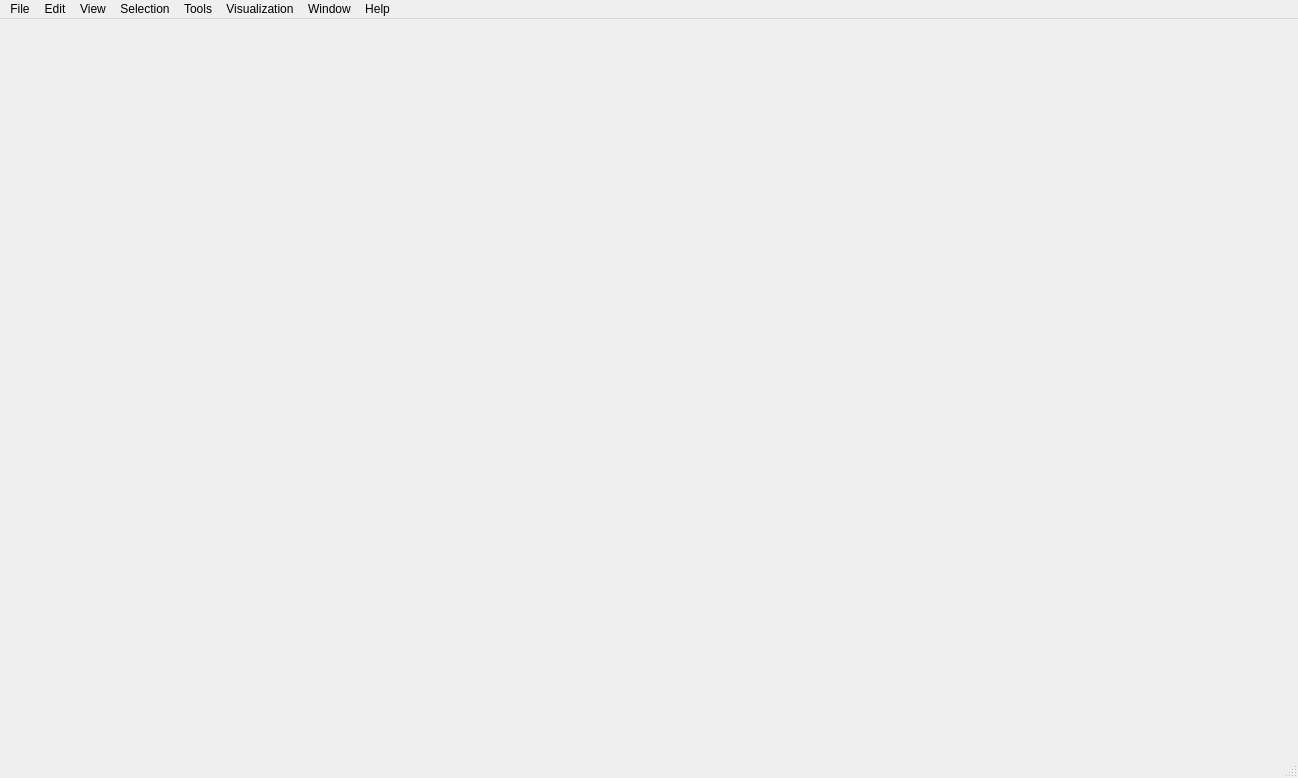
<?xml version="1.0" encoding="UTF-8"?>
<ui version="4.0">
 <class>MainWindow</class>
 <widget class="QMainWindow" name="MainWindow">
  <property name="geometry">
   <rect>
    <x>0</x>
    <y>0</y>
    <width>1298</width>
    <height>778</height>
   </rect>
  </property>
  <property name="acceptDrops">
   <bool>true</bool>
  </property>
  <property name="windowTitle">
   <string>3D Model Viewer</string>
  </property>
  <property name="windowIcon">
   <iconset resource="../ModelViewer.qrc">
    <normaloff>:/icons/res/logo.png</normaloff>:/icons/res/logo.png</iconset>
  </property>
  <widget class="QWidget" name="centralWidget">
   <layout class="QGridLayout" name="gridLayout"/>
  </widget>
  <widget class="QMenuBar" name="menuBar">
   <widget class="QMenu" name="menuFile">
    <property name="title">
     <string>File</string>
    </property>
    <addaction name="actionNew"/>
    <addaction name="actionOpen"/>
    <addaction name="actionImport"/>
    <addaction name="actionExport"/>
    <addaction name="actionExport3DPdf"/>
    <addaction name="actionPrint"/>
    <addaction name="actionPublishSheets"/>
    <addaction name="separator"/>
    <addaction name="actionSave"/>
    <addaction name="actionSave_As"/>
    <addaction name="separator"/>
    <addaction name="actionFileClose"/>
    <addaction name="actionExit"/>
    <addaction name="separator"/>
   </widget>
   <widget class="QMenu" name="menuHelp">
    <property name="title">
     <string>Help</string>
    </property>
    <addaction name="actionWhatsNew"/>
    <addaction name="actionQuick_Help"/>
    <addaction name="actionTutorial"/>
    <addaction name="actionUserGuide"/>
    <addaction name="separator"/>
    <addaction name="actionView_Logs"/>
    <addaction name="actionOpen_Logs_Folder"/>
    <addaction name="actionShow_Console"/>
    <addaction name="separator"/>
    <addaction name="actionAbout"/>
   </widget>
   <widget class="QMenu" name="menuWindows">
    <property name="title">
     <string>Window</string>
    </property>
    <addaction name="actionClose"/>
    <addaction name="actionClose_All"/>
    <addaction name="separator"/>
    <addaction name="actionCascade"/>
    <addaction name="actionTile"/>
    <addaction name="actionTile_Horizontally"/>
    <addaction name="actionTile_Vertically"/>
    <addaction name="separator"/>
    <addaction name="actionNext"/>
    <addaction name="actionPrevious"/>
    <addaction name="separator"/>
   </widget>
   <widget class="QMenu" name="menuEdit">
    <property name="title">
     <string>Edit</string>
    </property>
    <addaction name="actionUndo"/>
    <addaction name="actionRedo"/>
    <addaction name="separator"/>
    <addaction name="actionSettings"/>
   </widget>
   <widget class="QMenu" name="menuView">
    <property name="title"><string>View</string></property>
    <widget class="QMenu" name="menuViewNavigation"><property name="title"><string>Navigation</string></property>
    <addaction name="actionViewRotate"/>
    <addaction name="actionViewPan"/>
    <addaction name="actionViewZoom"/>
    </widget>
    <widget class="QMenu" name="menuViewStandardViews"><property name="title"><string>Standard Views</string></property>
    <addaction name="actionViewTop"/>
    <addaction name="actionViewBottom"/>
    <addaction name="actionViewFront"/>
    <addaction name="actionViewRear"/>
    <addaction name="actionViewLeft"/>
    <addaction name="actionViewRight"/>
    </widget>
    <widget class="QMenu" name="menuViewAxonometricViews"><property name="title"><string>Axonometric Views</string></property>
    <addaction name="actionViewIso"/>
    <addaction name="actionViewDimetric"/>
    <addaction name="actionViewTrimetric"/>
    <addaction name="separator"/>
    <addaction name="actionViewCornerSE"/>
    <addaction name="actionViewCornerNE"/>
    <addaction name="actionViewCornerNW"/>
    <addaction name="actionViewCornerSW"/>
    </widget>
    <widget class="QMenu" name="menuViewCamera"><property name="title"><string>Camera</string></property>
    <addaction name="actionViewOrbit"/>
    <addaction name="actionViewFly"/>
    <addaction name="actionViewFirstPerson"/>
    <addaction name="separator"/>
    <addaction name="actionViewZUp"/>
    <addaction name="actionViewYUp"/>
    </widget>
    <widget class="QMenu" name="menuViewProjection"><property name="title"><string>Projection</string></property>
    <addaction name="actionViewPerspective"/>
    <addaction name="actionViewOrtho"/>
    <addaction name="separator"/>
    <addaction name="actionViewCavalier"/>
    <addaction name="actionViewCabinet"/>
    </widget>
    <widget class="QMenu" name="menuViewDisplayMode"><property name="title"><string>Display Mode</string></property>
    <addaction name="actionViewShaded"/>
    <addaction name="actionViewHollow"/>
    <addaction name="actionViewMeshEdges"/>
    <addaction name="actionViewWireframe"/>
    <addaction name="actionViewShadedEdges"/>
    </widget>
    <widget class="QMenu" name="menuViewRenderingMode"><property name="title"><string>Rendering Mode</string></property>
    <addaction name="actionViewAds"/>
    <addaction name="actionViewPbr"/>
    <addaction name="actionViewRayTraced"/>
    </widget>
    <widget class="QMenu" name="menuViewShadingNormals"><property name="title"><string>Shading Normals</string></property>
    <addaction name="actionViewSmooth"/>
    <addaction name="actionViewFlat"/>
    </widget>
    <widget class="QMenu" name="menuViewDebugOverlays"><property name="title"><string>Debug Overlays</string></property>
    <addaction name="actionViewDebugEnabled"/>
    <addaction name="separator"/>
    <addaction name="actionViewBoundingBox"/>
    <addaction name="actionViewVertexNormals"/>
    <addaction name="actionViewFaceNormals"/>
    </widget>
    <widget class="QMenu" name="menuViewPanels"><property name="title"><string>Panels</string></property></widget>
    <addaction name="actionViewFit"/>
    <addaction name="actionViewWindowZoom"/>
    <addaction name="menuViewNavigation"/>
    <addaction name="menuViewStandardViews"/>
    <addaction name="menuViewAxonometricViews"/>
    <addaction name="menuViewCamera"/>
    <addaction name="menuViewProjection"/>
    <addaction name="actionViewMulti"/>
    <addaction name="separator"/>
    <addaction name="menuViewDisplayMode"/>
    <addaction name="menuViewRenderingMode"/>
    <addaction name="menuViewShadingNormals"/>
    <addaction name="actionViewRealistic"/>
    <addaction name="separator"/>
    <addaction name="actionViewClipping"/>
    <addaction name="actionViewExploded"/>
    <addaction name="actionViewTurntable"/>
    <addaction name="actionViewAxis"/>
    <addaction name="menuViewDebugOverlays"/>
    <addaction name="separator"/>
    <addaction name="menuViewPanels"/>
    <addaction name="actionViewPin"/>
   </widget>
   <widget class="QMenu" name="menuSelection">
    <property name="title">
     <string>Selection</string>
    </property>
    <addaction name="actionViewLasso"/>
    <addaction name="separator"/>
    <addaction name="actionFilterByMaterial"/>
    <addaction name="actionFilterByColor"/>
    <addaction name="actionFilterByBoundingBox"/>
    <addaction name="separator"/>
    <addaction name="actionViewSwap"/>
    <addaction name="separator"/>
    <addaction name="actionSaveSelectionSet"/>
    <addaction name="actionSaveSceneState"/>
   </widget>
   <widget class="QMenu" name="menuTools">
    <property name="title">
     <string>Tools</string>
    </property>
    <addaction name="actionMeasure"/>
    <addaction name="actionAnnotate"/>
    <addaction name="actionExportReport"/>
    <addaction name="actionBatchRenderViews"/>
    <addaction name="actionMassProperties"/>
    <addaction name="actionSurfaceAnalysis"/>
    <addaction name="separator"/>
    <addaction name="actionShrinkWrap"/>
    <addaction name="actionSubdivideSurface"/>
    <addaction name="actionReconstructSurface"/>
    <addaction name="actionRepairMesh"/>
    <addaction name="actionFillHoles"/>
    <addaction name="actionGenerateUVs"/>
    <addaction name="separator"/>
    <addaction name="actionPurgeRedundantNodes"/>
   </widget>
   <widget class="QMenu" name="menuSimulation">
     <property name="icon">
      <iconset resource="../ModelViewer.qrc">
       <normaloff>:/icons/res/surface_analysis.png</normaloff>:/icons/res/surface_analysis.png</iconset>
     </property>
    <property name="title">
     <string>Simulation Results</string>
    </property>
    <addaction name="actionOpenSimulationResult"/>
    <addaction name="separator"/>
    <addaction name="actionSimulationCompare"/>
   </widget>
   <widget class="QMenu" name="menuVisualization">
    <property name="title">
     <string>Visualization</string>
    </property>
    <addaction name="actionRayTracing"/>
    <addaction name="actionAdd3DPlot"/>
    <addaction name="menuSimulation"/>
    <addaction name="actionVisualizationSeparator"/>
    <addaction name="actionTextureDebugger"/>
   </widget>
   <addaction name="menuFile"/>
   <addaction name="menuEdit"/>
   <addaction name="menuView"/>
   <addaction name="menuSelection"/>
   <addaction name="menuTools"/>
   <addaction name="menuVisualization"/>
   <addaction name="menuWindows"/>
   <addaction name="menuHelp"/>
  </widget>
  <widget class="QStatusBar" name="statusBar"/>
  <action name="actionExit">
   <property name="icon">
    <iconset resource="../ModelViewer.qrc">
     <normaloff>:/icons/res/exit.png</normaloff>:/icons/res/exit.png</iconset>
   </property>
   <property name="text">
    <string>Exit</string>
   </property>
   <property name="statusTip">
    <string>Exit the application</string>
   </property>
  </action>
  <action name="actionAbout">
   <property name="icon">
    <iconset resource="../ModelViewer.qrc">
     <normaloff>:/icons/res/about.png</normaloff>:/icons/res/about.png</iconset>
   </property>
   <property name="text">
    <string>About</string>
   </property>
   <property name="statusTip">
    <string>About the application</string>
   </property>
  </action>
  <action name="actionViewFit">
   <property name="text"><string>Fit All</string></property>
   <property name="icon"><iconset resource="../ModelViewer.qrc"><normaloff>:/icons/res/fit-all.png</normaloff>:/icons/res/fit-all.png</iconset></property>
  </action>
  <action name="actionViewWindowZoom">
   <property name="text"><string>Window Zoom</string></property>
   <property name="icon"><iconset resource="../ModelViewer.qrc"><normaloff>:/icons/res/window-zoom.png</normaloff>:/icons/res/window-zoom.png</iconset></property>
  </action>
  <action name="actionViewMulti">
   <property name="checkable"><bool>true</bool></property>
   <property name="text"><string>Multi-View</string></property>
   <property name="icon"><iconset resource="../ModelViewer.qrc"><normaloff>:/icons/res/multiview.png</normaloff>:/icons/res/multiview.png</iconset></property>
  </action>
  <action name="actionViewRealistic">
   <property name="checkable"><bool>true</bool></property>
   <property name="text"><string>Realistic Rendering</string></property>
   <property name="icon"><iconset resource="../ModelViewer.qrc"><normaloff>:/icons/res/realshaded.png</normaloff>:/icons/res/realshaded.png</iconset></property>
  </action>
  <action name="actionViewClipping">
   <property name="checkable"><bool>true</bool></property>
   <property name="text"><string>Clipping Planes</string></property>
   <property name="icon"><iconset resource="../ModelViewer.qrc"><normaloff>:/icons/res/section.png</normaloff>:/icons/res/section.png</iconset></property>
  </action>
  <action name="actionViewExploded">
   <property name="checkable"><bool>true</bool></property>
   <property name="text"><string>Exploded View</string></property>
   <property name="icon"><iconset resource="../ModelViewer.qrc"><normaloff>:/icons/res/exploded_view.png</normaloff>:/icons/res/exploded_view.png</iconset></property>
  </action>
  <action name="actionViewTurntable">
   <property name="checkable"><bool>true</bool></property>
   <property name="text"><string>Turntable</string></property>
   <property name="icon"><iconset resource="../ModelViewer.qrc"><normaloff>:/icons/res/camera_orbit_anim.png</normaloff>:/icons/res/camera_orbit_anim.png</iconset></property>
  </action>
  <action name="actionViewAxis">
   <property name="checkable"><bool>true</bool></property>
   <property name="text"><string>Show Axis</string></property>
   <property name="icon"><iconset resource="../ModelViewer.qrc"><normaloff>:/icons/res/showAxis.png</normaloff>:/icons/res/showAxis.png</iconset></property>
  </action>
  <action name="actionViewLasso">
   <property name="checkable"><bool>true</bool></property>
   <property name="text"><string>Lasso Select</string></property>
   <property name="icon"><iconset resource="../ModelViewer.qrc"><normaloff>:/icons/res/lasso_select.png</normaloff>:/icons/res/lasso_select.png</iconset></property>
  </action>
  <action name="actionViewSwap">
   <property name="checkable"><bool>true</bool></property>
   <property name="text"><string>Swap Visible</string></property>
   <property name="icon"><iconset resource="../ModelViewer.qrc"><normaloff>:/icons/res/swapvisible.png</normaloff>:/icons/res/swapvisible.png</iconset></property>
  </action>
  <action name="actionViewPin">
   <property name="checkable"><bool>true</bool></property>
   <property name="text"><string>Keep Toolbar Visible</string></property>
   <property name="icon"><iconset resource="../ModelViewer.qrc"><normaloff>:/icons/res/pin.png</normaloff>:/icons/res/pin.png</iconset></property>
  </action>
  <action name="actionViewRotate">
   <property name="checkable"><bool>true</bool></property>
   <property name="text"><string>Rotate</string></property>
   <property name="icon"><iconset resource="../ModelViewer.qrc"><normaloff>:/icons/res/rotateview.png</normaloff>:/icons/res/rotateview.png</iconset></property>
  </action>
  <action name="actionViewPan">
   <property name="checkable"><bool>true</bool></property>
   <property name="text"><string>Pan</string></property>
   <property name="icon"><iconset resource="../ModelViewer.qrc"><normaloff>:/icons/res/panview.png</normaloff>:/icons/res/panview.png</iconset></property>
  </action>
  <action name="actionViewZoom">
   <property name="checkable"><bool>true</bool></property>
   <property name="text"><string>Zoom</string></property>
   <property name="icon"><iconset resource="../ModelViewer.qrc"><normaloff>:/icons/res/zoomview.png</normaloff>:/icons/res/zoomview.png</iconset></property>
  </action>
  <action name="actionViewTop">
   <property name="text"><string>Top</string></property>
   <property name="icon"><iconset resource="../ModelViewer.qrc"><normaloff>:/icons/res/top.png</normaloff>:/icons/res/top.png</iconset></property>
  </action>
  <action name="actionViewBottom">
   <property name="text"><string>Bottom</string></property>
   <property name="icon"><iconset resource="../ModelViewer.qrc"><normaloff>:/icons/res/bottom.png</normaloff>:/icons/res/bottom.png</iconset></property>
  </action>
  <action name="actionViewFront">
   <property name="text"><string>Front</string></property>
   <property name="icon"><iconset resource="../ModelViewer.qrc"><normaloff>:/icons/res/front.png</normaloff>:/icons/res/front.png</iconset></property>
  </action>
  <action name="actionViewRear">
   <property name="text"><string>Rear</string></property>
   <property name="icon"><iconset resource="../ModelViewer.qrc"><normaloff>:/icons/res/back.png</normaloff>:/icons/res/back.png</iconset></property>
  </action>
  <action name="actionViewLeft">
   <property name="text"><string>Left</string></property>
   <property name="icon"><iconset resource="../ModelViewer.qrc"><normaloff>:/icons/res/left.png</normaloff>:/icons/res/left.png</iconset></property>
  </action>
  <action name="actionViewRight">
   <property name="text"><string>Right</string></property>
   <property name="icon"><iconset resource="../ModelViewer.qrc"><normaloff>:/icons/res/right.png</normaloff>:/icons/res/right.png</iconset></property>
  </action>
  <action name="actionViewIso">
    <property name="checkable"><bool>true</bool></property>
    <property name="text"><string>Isometric</string></property>
    <property name="icon"><iconset resource="../ModelViewer.qrc"><normaloff>:/icons/res/isometric.png</normaloff>:/icons/res/isometric.png</iconset></property>
  </action>
  <action name="actionViewDimetric">
    <property name="checkable"><bool>true</bool></property>
    <property name="text"><string>Dimetric</string></property>
    <property name="icon"><iconset resource="../ModelViewer.qrc"><normaloff>:/icons/res/dimetric.png</normaloff>:/icons/res/dimetric.png</iconset></property>
  </action>
  <action name="actionViewTrimetric">
    <property name="checkable"><bool>true</bool></property>
    <property name="text"><string>Trimetric</string></property>
    <property name="icon"><iconset resource="../ModelViewer.qrc"><normaloff>:/icons/res/trimetric.png</normaloff>:/icons/res/trimetric.png</iconset></property>
  </action>
  <action name="actionViewCornerSE">
    <property name="checkable"><bool>true</bool></property>
    <property name="text"><string>SE Corner</string></property>
    <property name="icon"><iconset resource="../ModelViewer.qrc"><normaloff>:/icons/res/isometric_se.png</normaloff>:/icons/res/isometric_se.png</iconset></property>
  </action>
  <action name="actionViewCornerNE">
    <property name="checkable"><bool>true</bool></property>
    <property name="text"><string>NE Corner</string></property>
    <property name="icon"><iconset resource="../ModelViewer.qrc"><normaloff>:/icons/res/isometric_ne.png</normaloff>:/icons/res/isometric_ne.png</iconset></property>
  </action>
  <action name="actionViewCornerNW">
    <property name="checkable"><bool>true</bool></property>
    <property name="text"><string>NW Corner</string></property>
    <property name="icon"><iconset resource="../ModelViewer.qrc"><normaloff>:/icons/res/isometric_nw.png</normaloff>:/icons/res/isometric_nw.png</iconset></property>
  </action>
  <action name="actionViewCornerSW">
    <property name="checkable"><bool>true</bool></property>
    <property name="text"><string>SW Corner</string></property>
    <property name="icon"><iconset resource="../ModelViewer.qrc"><normaloff>:/icons/res/isometric_sw.png</normaloff>:/icons/res/isometric_sw.png</iconset></property>
  </action>
  <action name="actionViewOrbit">
   <property name="checkable"><bool>true</bool></property>
   <property name="text"><string>Orbit</string></property>
   <property name="icon"><iconset resource="../ModelViewer.qrc"><normaloff>:/icons/res/camera_orbit.png</normaloff>:/icons/res/camera_orbit.png</iconset></property>
  </action>
  <action name="actionViewFly">
   <property name="checkable"><bool>true</bool></property>
   <property name="text"><string>Fly</string></property>
   <property name="icon"><iconset resource="../ModelViewer.qrc"><normaloff>:/icons/res/camera_fly.png</normaloff>:/icons/res/camera_fly.png</iconset></property>
  </action>
  <action name="actionViewFirstPerson">
   <property name="checkable"><bool>true</bool></property>
   <property name="text"><string>First Person</string></property>
   <property name="icon"><iconset resource="../ModelViewer.qrc"><normaloff>:/icons/res/camera_first_person.png</normaloff>:/icons/res/camera_first_person.png</iconset></property>
  </action>
  <action name="actionViewZUp">
   <property name="checkable"><bool>true</bool></property>
   <property name="text"><string>Z-Up</string></property>
   <property name="icon"><iconset resource="../ModelViewer.qrc"><normaloff>:/icons/res/camera_z_up.png</normaloff>:/icons/res/camera_z_up.png</iconset></property>
  </action>
  <action name="actionViewYUp">
   <property name="checkable"><bool>true</bool></property>
   <property name="text"><string>Y-Up</string></property>
   <property name="icon"><iconset resource="../ModelViewer.qrc"><normaloff>:/icons/res/camera_y_up.png</normaloff>:/icons/res/camera_y_up.png</iconset></property>
  </action>
  <action name="actionViewPerspective">
   <property name="checkable"><bool>true</bool></property>
   <property name="text"><string>Perspective</string></property>
   <property name="icon"><iconset resource="../ModelViewer.qrc"><normaloff>:/icons/res/Perspective.png</normaloff>:/icons/res/Perspective.png</iconset></property>
  </action>
  <action name="actionViewOrtho">
   <property name="checkable"><bool>true</bool></property>
   <property name="text"><string>Orthographic</string></property>
   <property name="icon"><iconset resource="../ModelViewer.qrc"><normaloff>:/icons/res/Ortho.png</normaloff>:/icons/res/Ortho.png</iconset></property>
  </action>
  <action name="actionViewCavalier">
   <property name="checkable"><bool>true</bool></property>
   <property name="text"><string>Cavalier</string></property>
   <property name="icon"><iconset resource="../ModelViewer.qrc"><normaloff>:/icons/res/Cavalier.png</normaloff>:/icons/res/Cavalier.png</iconset></property>
  </action>
  <action name="actionViewCabinet">
   <property name="checkable"><bool>true</bool></property>
   <property name="text"><string>Cabinet</string></property>
   <property name="icon"><iconset resource="../ModelViewer.qrc"><normaloff>:/icons/res/Cabinet.png</normaloff>:/icons/res/Cabinet.png</iconset></property>
  </action>
  <action name="actionViewShaded">
   <property name="checkable"><bool>true</bool></property>
   <property name="text"><string>Shaded</string></property>
   <property name="icon"><iconset resource="../ModelViewer.qrc"><normaloff>:/icons/res/shaded.png</normaloff>:/icons/res/shaded.png</iconset></property>
  </action>
  <action name="actionViewHollow">
   <property name="checkable"><bool>true</bool></property>
   <property name="text"><string>Hollow Mesh</string></property>
   <property name="icon"><iconset resource="../ModelViewer.qrc"><normaloff>:/icons/res/hollow_mesh.png</normaloff>:/icons/res/hollow_mesh.png</iconset></property>
  </action>
  <action name="actionViewMeshEdges">
   <property name="checkable"><bool>true</bool></property>
   <property name="text"><string>Mesh Edges</string></property>
   <property name="icon"><iconset resource="../ModelViewer.qrc"><normaloff>:/icons/res/mesh_edges.png</normaloff>:/icons/res/mesh_edges.png</iconset></property>
  </action>
  <action name="actionViewWireframe">
   <property name="checkable"><bool>true</bool></property>
   <property name="text"><string>Wireframe</string></property>
   <property name="icon"><iconset resource="../ModelViewer.qrc"><normaloff>:/icons/res/wireframe.png</normaloff>:/icons/res/wireframe.png</iconset></property>
  </action>
  <action name="actionViewShadedEdges">
   <property name="checkable"><bool>true</bool></property>
   <property name="text"><string>Shaded with Edges</string></property>
   <property name="icon"><iconset resource="../ModelViewer.qrc"><normaloff>:/icons/res/wireshaded.png</normaloff>:/icons/res/wireshaded.png</iconset></property>
  </action>
  <action name="actionViewAds">
   <property name="checkable"><bool>true</bool></property>
   <property name="text"><string>ADS (Blinn-Phong)</string></property>
   <property name="icon"><iconset resource="../ModelViewer.qrc"><normaloff>:/icons/res/ads_mode.png</normaloff>:/icons/res/ads_mode.png</iconset></property>
  </action>
  <action name="actionViewPbr">
   <property name="checkable"><bool>true</bool></property>
   <property name="text"><string>PBR (Metallic-Roughness)</string></property>
   <property name="icon"><iconset resource="../ModelViewer.qrc"><normaloff>:/icons/res/pbr_mode.png</normaloff>:/icons/res/pbr_mode.png</iconset></property>
  </action>
  <action name="actionViewRayTraced">
   <property name="checkable"><bool>true</bool></property>
   <property name="text"><string>Ray Traced</string></property>
   <property name="icon"><iconset resource="../ModelViewer.qrc"><normaloff>:/icons/res/ray_tracing_mode.png</normaloff>:/icons/res/ray_tracing_mode.png</iconset></property>
  </action>
  <action name="actionViewSmooth">
   <property name="checkable"><bool>true</bool></property>
   <property name="text"><string>Smooth</string></property>
   <property name="icon"><iconset resource="../ModelViewer.qrc"><normaloff>:/icons/res/smooth_shaded.png</normaloff>:/icons/res/smooth_shaded.png</iconset></property>
  </action>
  <action name="actionViewFlat">
   <property name="checkable"><bool>true</bool></property>
   <property name="text"><string>Flat</string></property>
   <property name="icon"><iconset resource="../ModelViewer.qrc"><normaloff>:/icons/res/flat_shaded.png</normaloff>:/icons/res/flat_shaded.png</iconset></property>
  </action>
  <action name="actionViewDebugEnabled">
   <property name="checkable"><bool>true</bool></property>
   <property name="text"><string>Enable Overlay</string></property>
   <property name="icon"><iconset resource="../ModelViewer.qrc"><normaloff>:/icons/res/show_bounding_box.png</normaloff>:/icons/res/show_bounding_box.png</iconset></property>
  </action>
  <action name="actionViewBoundingBox">
   <property name="checkable"><bool>true</bool></property>
   <property name="text"><string>Bounding Box</string></property>
   <property name="icon"><iconset resource="../ModelViewer.qrc"><normaloff>:/icons/res/show_bounding_box.png</normaloff>:/icons/res/show_bounding_box.png</iconset></property>
  </action>
  <action name="actionViewVertexNormals">
   <property name="checkable"><bool>true</bool></property>
   <property name="text"><string>Vertex Normals</string></property>
   <property name="icon"><iconset resource="../ModelViewer.qrc"><normaloff>:/icons/res/showVertexNormal.png</normaloff>:/icons/res/showVertexNormal.png</iconset></property>
  </action>
  <action name="actionViewFaceNormals">
   <property name="checkable"><bool>true</bool></property>
   <property name="text"><string>Face Normals</string></property>
   <property name="icon"><iconset resource="../ModelViewer.qrc"><normaloff>:/icons/res/showFaceNormal.png</normaloff>:/icons/res/showFaceNormal.png</iconset></property>
  </action>
  <action name="actionNew">
   <property name="icon">
    <iconset resource="../ModelViewer.qrc">
     <normaloff>:/icons/res/new.png</normaloff>:/icons/res/new.png</iconset>
   </property>
   <property name="text">
    <string>New</string>
   </property>
   <property name="statusTip">
    <string>Create a new document window</string>
   </property>
   <property name="shortcut">
    <string>Ctrl+N</string>
   </property>
  </action>
  <action name="actionTile_Horizontally">
   <property name="icon">
    <iconset resource="../ModelViewer.qrc">
     <normaloff>:/icons/res/tile_horizontal.png</normaloff>:/icons/res/tile_horizontal.png</iconset>
   </property>
   <property name="text">
    <string>Tile Horizontally</string>
   </property>
   <property name="statusTip">
    <string>Tile sub windows horizontally</string>
   </property>
  </action>
  <action name="actionTile_Vertically">
   <property name="icon">
    <iconset resource="../ModelViewer.qrc">
     <normaloff>:/icons/res/tile_vertical.png</normaloff>:/icons/res/tile_vertical.png</iconset>
   </property>
   <property name="text">
    <string>Tile Vertically</string>
   </property>
   <property name="statusTip">
    <string>Tile sub windows vertically</string>
   </property>
  </action>
  <action name="actionCascade">
   <property name="icon">
    <iconset resource="../ModelViewer.qrc">
     <normaloff>:/icons/res/cascade.png</normaloff>:/icons/res/cascade.png</iconset>
   </property>
   <property name="text">
    <string>Cascade</string>
   </property>
   <property name="statusTip">
    <string>Cascade sub windows</string>
   </property>
  </action>
  <action name="actionTile">
   <property name="icon">
    <iconset resource="../ModelViewer.qrc">
     <normaloff>:/icons/res/tile.png</normaloff>:/icons/res/tile.png</iconset>
   </property>
   <property name="text">
    <string>Tile</string>
   </property>
   <property name="statusTip">
    <string>Tile sub windows</string>
   </property>
  </action>
  <action name="actionClose">
   <property name="icon">
    <iconset resource="../ModelViewer.qrc">
     <normaloff>:/icons/res/window_close.png</normaloff>:/icons/res/window_close.png</iconset>
   </property>
   <property name="text">
    <string>Close</string>
   </property>
   <property name="statusTip">
    <string>Close the current document window</string>
   </property>
  </action>
  <action name="actionClose_All">
   <property name="icon">
    <iconset resource="../ModelViewer.qrc">
     <normaloff>:/icons/res/window_close_all.png</normaloff>:/icons/res/window_close_all.png</iconset>
   </property>
   <property name="text">
    <string>Close All</string>
   </property>
   <property name="statusTip">
    <string>Close all document windows</string>
   </property>
  </action>
  <action name="actionNext">
   <property name="icon">
    <iconset resource="../ModelViewer.qrc">
     <normaloff>:/icons/res/window_next.png</normaloff>:/icons/res/window_next.png</iconset>
   </property>
   <property name="text">
    <string>Next</string>
   </property>
   <property name="statusTip">
    <string>Activate the next sub window</string>
   </property>
  </action>
  <action name="actionPrevious">
   <property name="icon">
    <iconset resource="../ModelViewer.qrc">
     <normaloff>:/icons/res/window_previous.png</normaloff>:/icons/res/window_previous.png</iconset>
   </property>
   <property name="text">
    <string>Previous</string>
   </property>
   <property name="statusTip">
    <string>Activate the next previous window</string>
   </property>
  </action>
  <action name="actionOpen">
   <property name="icon">
    <iconset resource="../ModelViewer.qrc">
     <normaloff>:/icons/res/fileopen.png</normaloff>:/icons/res/fileopen.png</iconset>
   </property>
   <property name="text">
    <string>Open</string>
   </property>
   <property name="statusTip">
    <string>Open an existing model</string>
   </property>
   <property name="shortcut">
    <string>Ctrl+O</string>
   </property>
  </action>
  <action name="actionImport">
   <property name="icon">
    <iconset resource="../ModelViewer.qrc">
     <normaloff>:/icons/res/import.png</normaloff>:/icons/res/import.png</iconset>
   </property>
   <property name="text">
    <string>Import</string>
   </property>
   <property name="statusTip">
    <string>Import a model into the current document</string>
   </property>
   <property name="shortcut">
    <string>Ctrl+I</string>
   </property>
  </action>
  <action name="actionSave">
   <property name="icon">
    <iconset resource="../ModelViewer.qrc">
     <normaloff>:/icons/res/save.png</normaloff>:/icons/res/save.png</iconset>
   </property>
   <property name="text">
    <string>Save</string>
   </property>
   <property name="statusTip">
    <string>Save the current document</string>
   </property>
   <property name="shortcut">
    <string>Ctrl+S</string>
   </property>
  </action>
  <action name="actionSave_As">
   <property name="icon">
    <iconset resource="../ModelViewer.qrc">
     <normaloff>:/icons/res/save_as.png</normaloff>:/icons/res/save_as.png</iconset>
   </property>
   <property name="text">
    <string>Save As</string>
   </property>
   <property name="statusTip">
    <string>Save the current document as another file name</string>
   </property>
   <property name="shortcut">
    <string>Ctrl+Shift+S</string>
   </property>
  </action>
  <action name="actionUndo">
   <property name="icon">
    <iconset resource="../ModelViewer.qrc">
     <normaloff>:/icons/res/undo.png</normaloff>:/icons/res/undo.png</iconset>
   </property>
   <property name="text">
    <string>Undo</string>
   </property>
   <property name="statusTip">
    <string>Undo the last action</string>
   </property>
   <property name="shortcut">
    <string>Ctrl+Z</string>
   </property>
   <property name="shortcutContext">
    <enum>Qt::ApplicationShortcut</enum>
   </property>
  </action>
  <action name="actionRedo">
   <property name="icon">
    <iconset resource="../ModelViewer.qrc">
     <normaloff>:/icons/res/redo.png</normaloff>:/icons/res/redo.png</iconset>
   </property>
   <property name="text">
    <string>Redo</string>
   </property>
   <property name="statusTip">
    <string>Redo the last action</string>
   </property>
   <property name="shortcut">
    <string>Ctrl+Y</string>
   </property>
   <property name="shortcutContext">
    <enum>Qt::ApplicationShortcut</enum>
   </property>
  </action>
  <action name="actionFileClose">
   <property name="icon">
    <iconset resource="../ModelViewer.qrc">
     <normaloff>:/icons/res/file_close.png</normaloff>:/icons/res/file_close.png</iconset>
   </property>
   <property name="text">
    <string>Close</string>
   </property>
   <property name="statusTip">
    <string>Close the current file</string>
   </property>
  </action>
  <action name="actionExport">
   <property name="icon">
    <iconset resource="../ModelViewer.qrc">
     <normaloff>:/icons/res/export.png</normaloff>:/icons/res/export.png</iconset>
   </property>
   <property name="text">
    <string>Export</string>
   </property>
   <property name="statusTip">
    <string>Export the scene</string>
   </property>
   <property name="shortcut">
    <string>Ctrl+E</string>
   </property>
  </action>
  <action name="actionClear_UV_Prompt_Settings">
   <property name="text">
    <string>Clear UV Prompt Settings</string>
   </property>
  </action>
  <action name="actionSettings">
   <property name="icon">
    <iconset resource="../ModelViewer.qrc">
     <normaloff>:/icons/res/settings.png</normaloff>:/icons/res/settings.png</iconset>
   </property>
   <property name="text">
    <string>Settings</string>
   </property>
   <property name="statusTip">
    <string>Open the settings dialog</string>
   </property>
  </action>
  <action name="actionTextureDebugger">
   <property name="icon">
    <iconset resource="../ModelViewer.qrc">
     <normaloff>:/icons/res/texture_debugger.png</normaloff>:/icons/res/texture_debugger.png</iconset>
   </property>
   <property name="text">
    <string>Texture Debugger</string>
   </property>
   <property name="statusTip">
    <string>Open the texture debug panel for the selected mesh</string>
   </property>
  </action>
  <action name="actionRayTracing">
   <property name="icon">
    <iconset resource="../ModelViewer.qrc">
     <normaloff>:/icons/res/ray_tracing.png</normaloff>:/icons/res/ray_tracing.png</iconset>
   </property>
   <property name="text">
    <string>Ray Tracing...</string>
   </property>
   <property name="statusTip">
    <string>Open ray tracing settings and start a render</string>
   </property>
  </action>
  <action name="actionAdd3DPlot">
   <property name="icon">
    <iconset resource="../ModelViewer.qrc">
     <normaloff>:/icons/res/plot3d.png</normaloff>:/icons/res/plot3d.png</iconset>
   </property>
   <property name="text">
    <string>Plot 3D...</string>
   </property>
   <property name="statusTip">
    <string>Create a 3D plot from tabular data, formulas, or parametric expressions</string>
   </property>
  </action>
  <action name="actionMeasure">
   <property name="icon">
    <iconset resource="../ModelViewer.qrc">
     <normaloff>:/icons/res/measure.png</normaloff>:/icons/res/measure.png</iconset>
   </property>
   <property name="text">
    <string>Measure...</string>
   </property>
   <property name="statusTip">
    <string>Open the measurement tool - point, distance, and arc-radius tools</string>
   </property>
  </action>
  <action name="actionFilterByMaterial">
   <property name="icon">
    <iconset resource="../ModelViewer.qrc">
     <normaloff>:/icons/res/filter_by_material.png</normaloff>:/icons/res/filter_by_material.png</iconset>
   </property>
   <property name="text">
    <string>Filter by Material...</string>
   </property>
   <property name="statusTip">
    <string>Select every mesh in the scene that uses a chosen material</string>
   </property>
   <property name="toolTip">
    <string>Select every mesh in the scene that uses a chosen material
(import a model first)</string>
   </property>
  </action>
  <action name="actionFilterByColor">
   <property name="icon">
    <iconset resource="../ModelViewer.qrc">
     <normaloff>:/icons/res/filter_by_color.png</normaloff>:/icons/res/filter_by_color.png</iconset>
   </property>
   <property name="text">
    <string>Filter by Color...</string>
   </property>
   <property name="statusTip">
    <string>Select every mesh in the scene whose color matches a chosen target, within a tolerance</string>
   </property>
   <property name="toolTip">
    <string>Select every mesh in the scene whose color matches a chosen target
(import a model first)</string>
   </property>
  </action>
  <action name="actionFilterByBoundingBox">
   <property name="icon">
    <iconset resource="../ModelViewer.qrc">
     <normaloff>:/icons/res/filter_by_bounding_box.png</normaloff>:/icons/res/filter_by_bounding_box.png</iconset>
   </property>
   <property name="text">
    <string>Filter by Bounding Box...</string>
   </property>
   <property name="statusTip">
    <string>Select every mesh in the scene whose bounding box matches a set of world-space X/Y/Z limits</string>
   </property>
   <property name="toolTip">
    <string>Select every mesh in the scene whose bounding box matches a set of world-space X/Y/Z limits
(import a model first)</string>
   </property>
  </action>
  <action name="actionSaveSelectionSet">
   <property name="icon">
    <iconset resource="../ModelViewer.qrc">
     <normaloff>:/icons/res/save_selection_set.png</normaloff>:/icons/res/save_selection_set.png</iconset>
   </property>
   <property name="text">
    <string>Save Selection Set...</string>
   </property>
   <property name="statusTip">
    <string>Save the current selection under a name, for quick recall later</string>
   </property>
  </action>
  <action name="actionSaveSceneState">
   <property name="icon">
    <iconset resource="../ModelViewer.qrc">
     <normaloff>:/icons/res/save_scene_state.png</normaloff>:/icons/res/save_scene_state.png</iconset>
   </property>
   <property name="text">
    <string>Save Scene State...</string>
   </property>
   <property name="statusTip">
    <string>Save the current camera view, visibility, and selection together under a name, for one-click recall later</string>
   </property>
  </action>
  <action name="actionAnnotate">
   <property name="icon">
    <iconset resource="../ModelViewer.qrc">
     <normaloff>:/icons/res/annotate.png</normaloff>:/icons/res/annotate.png</iconset>
   </property>
   <property name="text">
    <string>Annotate...</string>
   </property>
   <property name="statusTip">
    <string>Open the annotation tool - place text notes anchored to points on the model</string>
   </property>
  </action>
  <action name="actionExport3DPdf">
   <property name="icon">
    <iconset resource="../ModelViewer.qrc">
     <normaloff>:/icons/res/export_3dpdf.png</normaloff>:/icons/res/export_3dpdf.png</iconset>
   </property>
   <property name="text">
    <string>Save as 3D PDF...</string>
   </property>
   <property name="statusTip">
    <string>Save the visible parts as a 3D PDF drawing sheet that opens in Adobe Acrobat or Reader</string>
   </property>
  </action>
  <action name="actionPublishSheets">
   <property name="text">
    <string>Publish Sheets...</string>
   </property>
  </action>
  <action name="actionPrint">
   <property name="icon">
    <iconset resource="../ModelViewer.qrc">
     <normaloff>:/icons/res/print.png</normaloff>:/icons/res/print.png</iconset>
   </property>
   <property name="text">
    <string>Print...</string>
   </property>
   <property name="statusTip">
    <string>Print the view on a white background, on a sheet template, to a printer or a PDF printer</string>
   </property>
   <property name="shortcut">
    <string>Ctrl+P</string>
   </property>
  </action>
  <action name="actionExportReport">
   <property name="icon">
    <iconset resource="../ModelViewer.qrc">
     <normaloff>:/icons/res/export_report.png</normaloff>:/icons/res/export_report.png</iconset>
   </property>
   <property name="text">
    <string>Export Report...</string>
   </property>
   <property name="statusTip">
    <string>Export captured views and the measurement/annotation list as a PDF report</string>
   </property>
  </action>
  <action name="actionBatchRenderViews">
   <property name="icon">
    <iconset resource="../ModelViewer.qrc">
     <normaloff>:/icons/res/batch_render_views.png</normaloff>:/icons/res/batch_render_views.png</iconset>
   </property>
   <property name="text">
    <string>Batch Render Views...</string>
   </property>
   <property name="statusTip">
    <string>Render every captured view (or a checked subset) as a high-quality offline path-traced image, one per file</string>
   </property>
  </action>
  <action name="actionMassProperties">
   <property name="icon">
    <iconset resource="../ModelViewer.qrc">
     <normaloff>:/icons/res/mass_properties.png</normaloff>:/icons/res/mass_properties.png</iconset>
   </property>
   <property name="text">
    <string>Mass Properties...</string>
   </property>
   <property name="statusTip">
    <string>Volume, surface area, mass, and center of mass for the current selection</string>
   </property>
  </action>
  <action name="actionSurfaceAnalysis">
   <property name="icon">
    <iconset resource="../ModelViewer.qrc">
     <normaloff>:/icons/res/surface_analysis.png</normaloff>:/icons/res/surface_analysis.png</iconset>
   </property>
   <property name="text">
    <string>Surface Analysis...</string>
   </property>
   <property name="statusTip">
    <string>Curvature, wall-thickness/draft-angle, and deviation inspection, painted directly on the mesh surface</string>
   </property>
  </action>
  <action name="actionShrinkWrap">
   <property name="icon">
    <iconset resource="../ModelViewer.qrc">
     <normaloff>:/icons/res/shrink_wrap.png</normaloff>:/icons/res/shrink_wrap.png</iconset>
   </property>
   <property name="text">
    <string>Shrink Wrap...</string>
   </property>
   <property name="statusTip">
    <string>Combine the selected meshes into one new watertight approximating shell (CGAL alpha wrapping), added as a new node</string>
   </property>
  </action>
  <action name="actionSubdivideSurface">
   <property name="icon">
    <iconset resource="../ModelViewer.qrc">
     <normaloff>:/icons/res/subdivide_surface.png</normaloff>:/icons/res/subdivide_surface.png</iconset>
   </property>
   <property name="text">
    <string>Subdivide Surface...</string>
   </property>
   <property name="statusTip">
    <string>Smooth the selected meshes via CGAL Loop/Catmull-Clark subdivision, each added as a new node</string>
   </property>
  </action>
  <action name="actionReconstructSurface">
   <property name="icon">
    <iconset resource="../ModelViewer.qrc">
     <normaloff>:/icons/res/reconstruct_surface.png</normaloff>:/icons/res/reconstruct_surface.png</iconset>
   </property>
   <property name="text">
    <string>Reconstruct Surface...</string>
   </property>
   <property name="statusTip">
    <string>Reconstruct a triangulated surface from the selected point cloud(s) via CGAL advancing-front reconstruction, added as a new node</string>
   </property>
  </action>
  <action name="actionRepairMesh">
   <property name="icon">
    <iconset resource="../ModelViewer.qrc">
     <normaloff>:/icons/res/repair_mesh.png</normaloff>:/icons/res/repair_mesh.png</iconset>
   </property>
   <property name="text">
    <string>Repair Mesh...</string>
   </property>
   <property name="statusTip">
    <string>Fix duplicate/degenerate geometry, non-manifold vertices, inconsistent winding, and self-intersections on the selected meshes (CGAL repair toolkit), each added as a new node</string>
   </property>
  </action>
  <action name="actionOpenSimulationResult">
   <property name="text">
    <string>Add Result to This Document...</string>
   </property>
   <property name="statusTip">
    <string>Add a simulation result (.vtu, .vtk, .frd, .foam) to the current document, shown as its outer surface coloured by a result field. To open a result in its own document, use File &gt; Open.</string>
   </property>
  </action>
  <action name="actionSimulationCompare">
   <property name="text">
    <string>Compare Results...</string>
   </property>
   <property name="statusTip">
    <string>Show the active simulation result next to another one in two panes with one shared camera (needs two results in this document). Choose it again to exit.</string>
   </property>
  </action>
  <action name="actionFillHoles">
   <property name="icon">
    <iconset resource="../ModelViewer.qrc">
     <normaloff>:/icons/res/fill_holes.png</normaloff>:/icons/res/fill_holes.png</iconset>
   </property>
   <property name="text">
    <string>Fill Holes...</string>
   </property>
   <property name="statusTip">
    <string>Detect boundary-loop holes in the selected meshes and interactively choose which ones to patch (CGAL triangulate_and_refine_hole), each added as a new node</string>
   </property>
  </action>
  <action name="actionGenerateUVs">
   <property name="icon">
    <iconset resource="../ModelViewer.qrc">
     <normaloff>:/icons/res/generate_uvs.png</normaloff>:/icons/res/generate_uvs.png</iconset>
   </property>
   <property name="text">
    <string>Generate UVs...</string>
   </property>
   <property name="statusTip">
    <string>Generate UV coordinates for meshes using a chosen projection method, from a working list you build in the dialog</string>
   </property>
  </action>
  <action name="actionPurgeRedundantNodes">
   <property name="icon">
    <iconset resource="../ModelViewer.qrc">
     <normaloff>:/icons/res/ungroup_captures.png</normaloff>:/icons/res/ungroup_captures.png</iconset>
   </property>
   <property name="text">
    <string>Purge Redundant Nodes</string>
   </property>
   <property name="statusTip">
    <string>Collapse sub-assembly nodes that exist only to wrap a single mesh (whole scene) - the mesh is promoted into the wrapper, renamed to its own name, and the wrapper's empty child is removed</string>
   </property>
  </action>
  <action name="actionVisualizationSeparator">
   <property name="separator">
    <bool>true</bool>
   </property>
  </action>
  <action name="actionWhatsNew">
   <property name="icon">
    <iconset resource="../ModelViewer.qrc">
     <normaloff>:/icons/res/quick_help.png</normaloff>:/icons/res/quick_help.png</iconset>
   </property>
   <property name="text">
    <string>What's New...</string>
   </property>
   <property name="statusTip">
    <string>See what is new in this version</string>
   </property>
  </action>
  <action name="actionQuick_Help">
   <property name="icon">
    <iconset resource="../ModelViewer.qrc">
     <normaloff>:/icons/res/quick_help.png</normaloff>:/icons/res/quick_help.png</iconset>
   </property>
   <property name="text">
    <string>Quick Help</string>
   </property>
   <property name="statusTip">
    <string>Open the quick help dialog</string>
   </property>
   <property name="shortcut">
    <string>F1</string>
   </property>
  </action>
  <action name="actionTutorial">
   <property name="icon">
    <iconset resource="../ModelViewer.qrc">
     <normaloff>:/icons/res/tutorial.png</normaloff>:/icons/res/tutorial.png</iconset>
   </property>
   <property name="text">
    <string>Tutorial</string>
   </property>
   <property name="statusTip">
    <string>Open the application tutorial</string>
   </property>
   <property name="shortcut">
    <string>Ctrl+F1</string>
   </property>
  </action>
  <action name="actionUserGuide">
   <property name="icon">
    <iconset resource="../ModelViewer.qrc">
     <normaloff>:/icons/res/tutorial.png</normaloff>:/icons/res/tutorial.png</iconset>
   </property>
   <property name="text">
    <string>Simulation and 3D Plotting Guide (PDF)</string>
   </property>
   <property name="statusTip">
    <string>Open the PDF guide to simulation results and 3D plotting</string>
   </property>
  </action>
  <action name="actionView_Logs">
   <property name="icon">
    <iconset resource="../ModelViewer.qrc">
     <normaloff>:/icons/res/view_logs.png</normaloff>:/icons/res/view_logs.png</iconset>
   </property>
   <property name="text">
    <string>View Logs</string>
   </property>
   <property name="statusTip">
    <string>Open the logs dialog</string>
   </property>
  </action>
  <action name="actionOpen_Logs_Folder">
   <property name="icon">
    <iconset resource="../ModelViewer.qrc">
     <normaloff>:/icons/res/open_logs_folder.png</normaloff>:/icons/res/open_logs_folder.png</iconset>
   </property>
   <property name="text">
    <string>Open Logs Folder</string>
   </property>
   <property name="statusTip">
    <string>Open the logs folder in the system explorer</string>
   </property>
  </action>
  <action name="actionShow_Console">
   <property name="icon">
    <iconset resource="../ModelViewer.qrc">
     <normaloff>:/icons/res/show_console.png</normaloff>:/icons/res/show_console.png</iconset>
   </property>
   <property name="text">
    <string>Show Console</string>
   </property>
   <property name="statusTip">
    <string>Show the live console log window (also enables it in Settings)</string>
   </property>
  </action>
 </widget>
 <layoutdefault spacing="6" margin="11"/>
 <resources>
  <include location="../ModelViewer.qrc"/>
 </resources>
 <connections/>
</ui>
